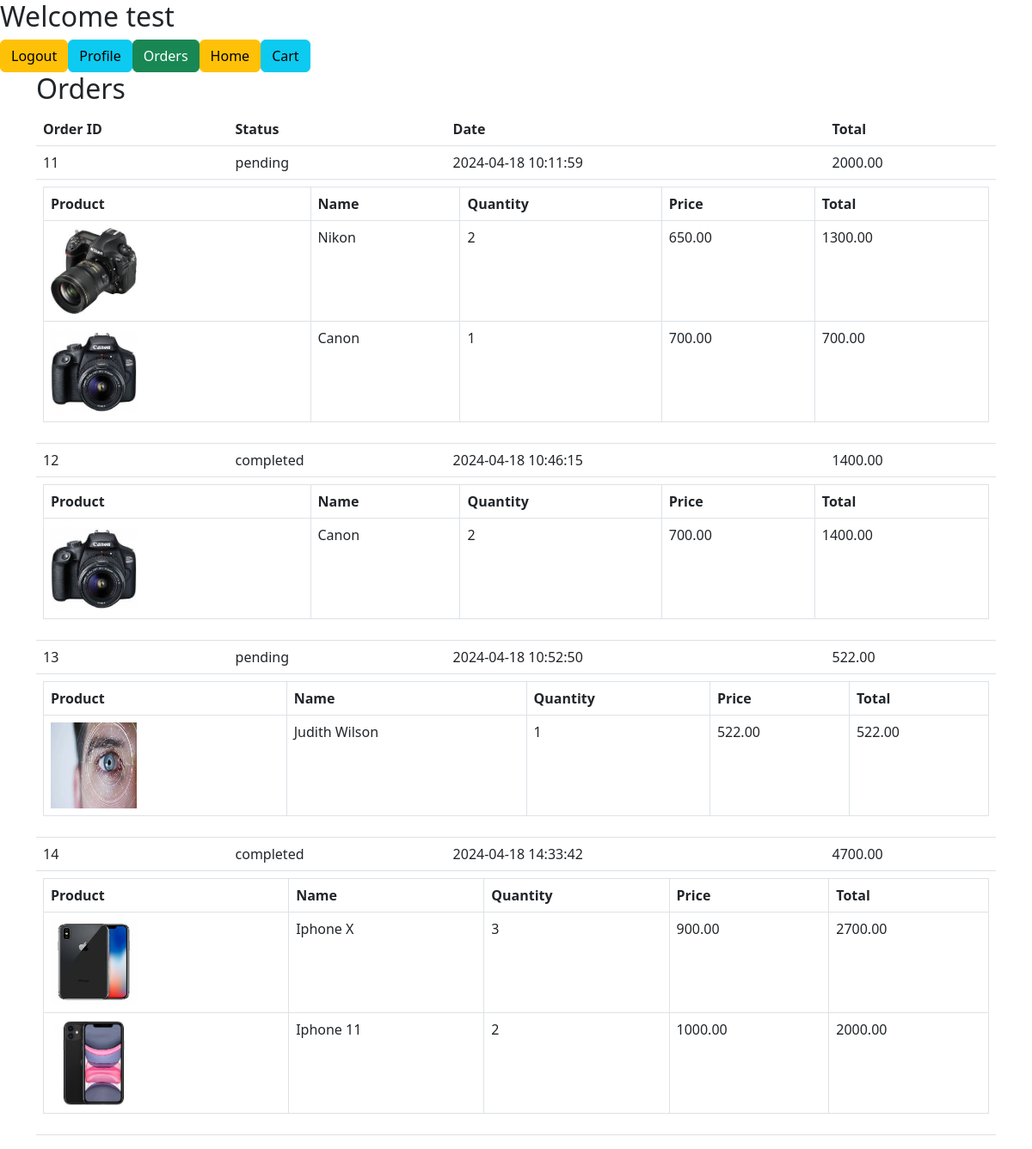
/client/orders.php (signed in), run on the app's committed database.
### tables this page shows
CREATE TABLE `orders` (
  `id` int(11) NOT NULL,
  `user_id` int(11) NOT NULL,
  `payment_method` enum('credit_card','cash_on_delivery') NOT NULL,
  `status` enum('pending','processing','shipped','completed','cancelled') DEFAULT 'pending',
  `created_at` datetime NOT NULL DEFAULT current_timestamp(),
  `total` decimal(10,2) NOT NULL
);

CREATE TABLE `order_items` (
  `id` int(11) NOT NULL,
  `order_id` int(11) NOT NULL,
  `product_id` int(11) NOT NULL,
  `quantity` int(11) NOT NULL,
  `total` decimal(10,2) NOT NULL
);

CREATE TABLE `products` (
  `id` int(11) NOT NULL,
  `name` varchar(255) NOT NULL,
  `description` text DEFAULT NULL,
  `price` decimal(10,2) NOT NULL,
  `cost_price` int(11) DEFAULT NULL,
  `stock` int(11) DEFAULT NULL,
  `image` varchar(255) DEFAULT NULL,
  `category_id` int(11) NOT NULL,
  `archived` tinyint(1) NOT NULL DEFAULT 0
);

### client/orders.php (the view, shortened to what this page needs)
<?php
require_once "header.php";
?>
<!DOCTYPE html>
<html lang="en">
<head>
    <link href="https://cdn.jsdelivr.net/npm/bootstrap@5.2.3/dist/css/bootstrap.min.css" rel="stylesheet">
</head>
<body>
    <div class="container">
        <h2>Orders</h2>
        <table class="table">
            <thead>
                <tr>
                    <th>Order ID</th>
                    <th>Status</th>
                    <th>Date</th>
                    <th>Total</th>
                </tr>
            </thead>
            <tbody>
                <?php
                include("../includes/db_connect.php");
                $id= $_SESSION['id'];
                $sql = "SELECT * FROM orders WHERE user_id = $id";
                $result = mysqli_query($conn, $sql);
                while($row = mysqli_fetch_array($result)){
                    $order_id = $row['id'];
                    $totalOrder = $row['total'];
                    $order_date = $row['created_at'];
                    $status = $row['status'];
                    echo "<tr>";
                    echo "<td>$order_id</td>";
                    echo "<td>$status</td>";
                    echo "<td>$order_date</td>";
                    echo "<td>$totalOrder</td>";
                    echo "</tr>";
                    $orderItemsSql = "SELECT * FROM order_items WHERE order_id = $order_id";
                    $orderItemsResult = mysqli_query($conn, $orderItemsSql);
                    echo "<tr>";
                    echo "<td colspan='5'>";
                    echo "<table class='table table-bordered'>";
                    echo "<thead>";
                    echo "<tr>";
                    echo "<th>Product</th>";
                    echo "<th>Name</th>";
                    echo "<th>Quantity</th>";
                    echo "<th>Price</th>";
                    echo "<th>Total</th>";
                    echo "</tr>";
                    echo "</thead>";
                    echo "<tbody>";
                    while($orderItem = mysqli_fetch_array($orderItemsResult)){
                        $product_id = $orderItem['product_id'];
                        $quantity = $orderItem['quantity'];
                        $productSql = "SELECT * FROM products WHERE id = $product_id";
                        $productResult = mysqli_query($conn, $productSql);
                        $product = mysqli_fetch_array($productResult);
                        $product_name = $product['name'];
                        $total = $orderItem['total'] ;
                        $product_price = $product['price'];
                        $product_image = $product['image'];
                        echo "<tr>";
                        echo "<td><img src='../uploads/".$product_image."' width='100' height='100'></td>";
                        echo "<td>$product_name</td>";
                        echo "<td>$quantity</td>";
                        echo "<td>$product_price</td>";
                        echo "<td>$total</td>";
                        echo "</tr>";
                    }
                    echo "</tbody>";
                    echo "</table>";
                    echo "</td>";
                    echo "</tr>";
                }
                ?>
            </tbody>
        </table>
    </div>
</body>
</html>

### data on the page
orders: id "11", status "pending", created_at "2024-04-18 10:11:59", total "2000.00"
order_items: product.image (picture), product.name "Nikon", quantity "2", product.price "650.00", total "1300.00"
order_items: product.image (picture), product.name "Canon", quantity "1", product.price "700.00", total "700.00"
orders: id "12", status "completed", created_at "2024-04-18 10:46:15", total "1400.00"
order_items: product.image (picture), product.name "Canon", quantity "2", product.price "700.00", total "1400.00"
orders: id "13", status "pending", created_at "2024-04-18 10:52:50", total "522.00"
order_items: product.image (picture), product.name "Judith Wilson", quantity "1", product.price "522.00", total "522.00"
orders: id "14", status "completed", created_at "2024-04-18 14:33:42", total "4700.00"
order_items: product.image (picture), product.name "Iphone X", quantity "3", product.price "900.00", total "2700.00"
order_items: product.image (picture), product.name "Iphone 11", quantity "2", product.price "1000.00", total "2000.00"
